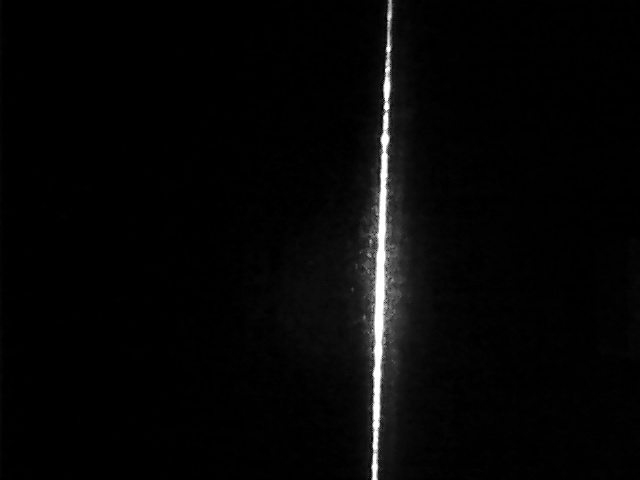
#> input picture video_frames/640p_10mm_Grey_Cube/frame_00000.jpg, 640 x 480 px
$ python -i utils.py   (imports and definitions only)   (older library calls are emulated)
#> lines starting #> are read from the running program, lines starting #| are printed output that depends on the picture; after the words box and inside, x2 and y2 are one past the last pixel; in counts of white or black regions, pixels touching at a corner belong together
#> further down, picture is the input picture: shape (480, 640, 3); min 0, max 255, mean 6.1
import cv2
import numpy as np
import matplotlib.pyplot as plt
from scipy.optimize import curve_fit
from scipy.interpolate import CubicSpline, interp1d
from video_test import extract_frames
import open3d as o3d

# ANSI escape codes for some colors
class Colors:
    HEADER = '\033[95m'
    OKBLUE = '\033[94m'
    OKGREEN = '\033[92m'
    WARNING = '\033[93m'
    FAIL = '\033[91m'
    ENDC = '\033[0m'  # Resets the color to default

# [10 lines left out: functions cropFrame, applyGaussianBlur, not called in this run]


def gradientTests(frame):
    lap = cv2.Laplacian(frame, cv2.CV_64F, ksize=3)
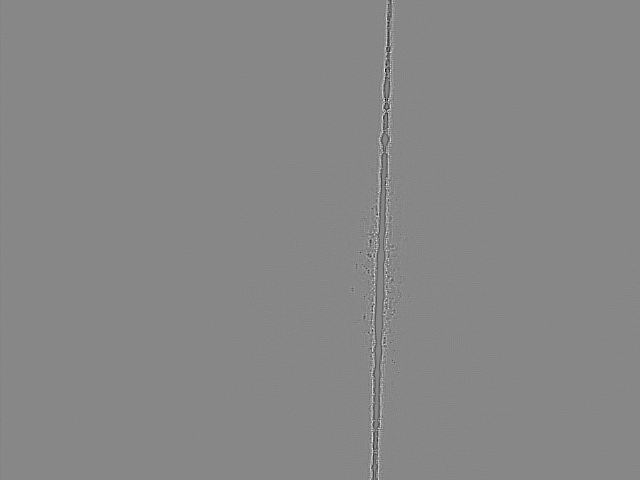
#> lap: shape (480, 640, 3) float64; min -810, max 716, mean 0; drawn with min black and max white
    lap = np.uint8(np.absolute(lap))
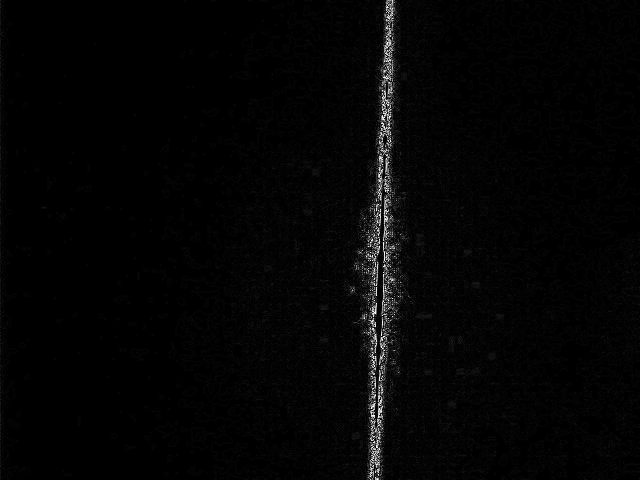
#> lap: shape (480, 640, 3); min 0, max 254, mean 4.3
    sobelX = cv2.Sobel(frame, cv2.CV_64F, 1, 0)
    sobelY = cv2.Sobel(frame, cv2.CV_64F, 0, 1)

    sobelX = np.uint8(np.absolute(sobelX))
    sobelY = np.uint8(np.absolute(sobelY))

    sobelCombined = cv2.bitwise_or(sobelX, sobelY)
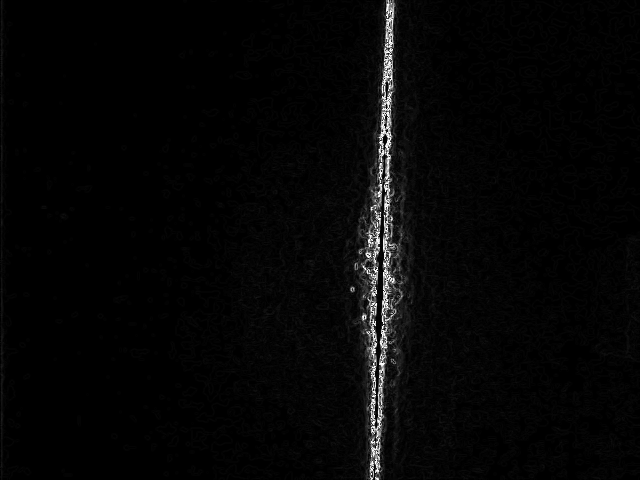
#> sobelCombined: shape (480, 640, 3); min 0, max 255, mean 5.8

    maxIntensity = np.argmax(sobelX, axis=1)
#> maxIntensity = 480 rows, first 8: [388, 388, 388], [388, 388, 388], [388, 388, 388], [391, 391, 391], [387, 387, 387], [387, 387, 387], [387, 387, 387], [387, 387, 387]
    edgeTrace = np.zeros(frame.shape)
    for i in range(frame.shape[0]):
        edgeTrace[i][maxIntensity[i]] = 255
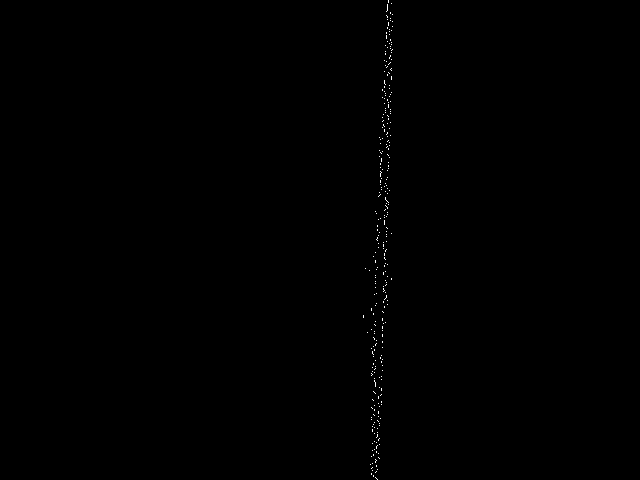
#> edgeTrace: shape (480, 640, 3) float64; 0.16% white in thin lines or dots, all inside (x1, y1, x2, y2) = (363, 0, 393, 480)
    # print("Edge Trace Test:", edgeTrace)

    titles = ['image', 'Laplacian', 'sobelX', 'sobelY', 'sobelCombined', 'edgeTrace']

    images = [frame, lap, sobelX, sobelY, sobelCombined, edgeTrace]
    for i in range(6):
        plt.subplot(2, 3, i+1), plt.imshow(images[i], 'gray')
        plt.title(titles[i])
        plt.xticks([]),plt.yticks([])

    # plt.show()
    return maxIntensity, sobelX

def getSobelXGradient(frame):
    sobelX = cv2.Sobel(frame, cv2.CV_64F, 1, 0)
    return sobelX

# [37 lines left out: function getIntensityIndex, not called in this run]

import numpy as np

# [249 lines left out: functions split_groups, split_groups_polynomial, split_groups_spline, split_groups_nearest, getReferenceFrame, getReferenceLine, not called in this run]


# [1 line not run here, left out]
# [1 line that did not run here, left out]

# print(f"\n{Colors.OKGREEN}Pixel Line:{Colors.ENDC}")
# print(depth_data)


# Visualize the depth map
# [4 lines not run here, left out]

# getReferenceFrame()


# [25 lines left out: function getPointClouds, not called in this run]

def getIntrinsics(H, W, fov = 70.0):
    # Calculate the focal length
    f = W / (2 * np.tan(np.deg2rad(fov) / 2))
    # Calculate the intrinsic matrix
    K = np.array([[f, 0, W / 2], [0, f, H / 2], [0, 0, 1]])
    return K
cameraIntrinsic = getIntrinsics(480, 640)
# [1 line that did not run here, left out]

# Visualize point cloud
# [1 line not run here, left out]

>>> import cv2
>>> picture = cv2.imread('video_frames/640p_10mm_Grey_Cube/frame_00000.jpg')
>>> result = gradientTests(picture)
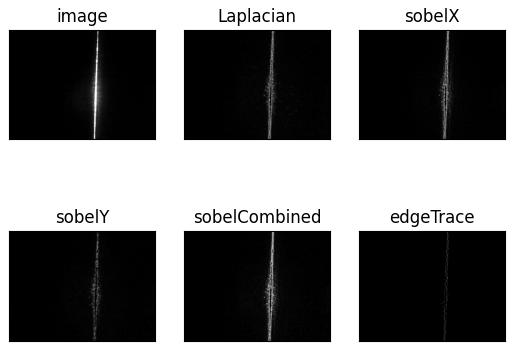
#> figure drawn by matplotlib, 6 panels
